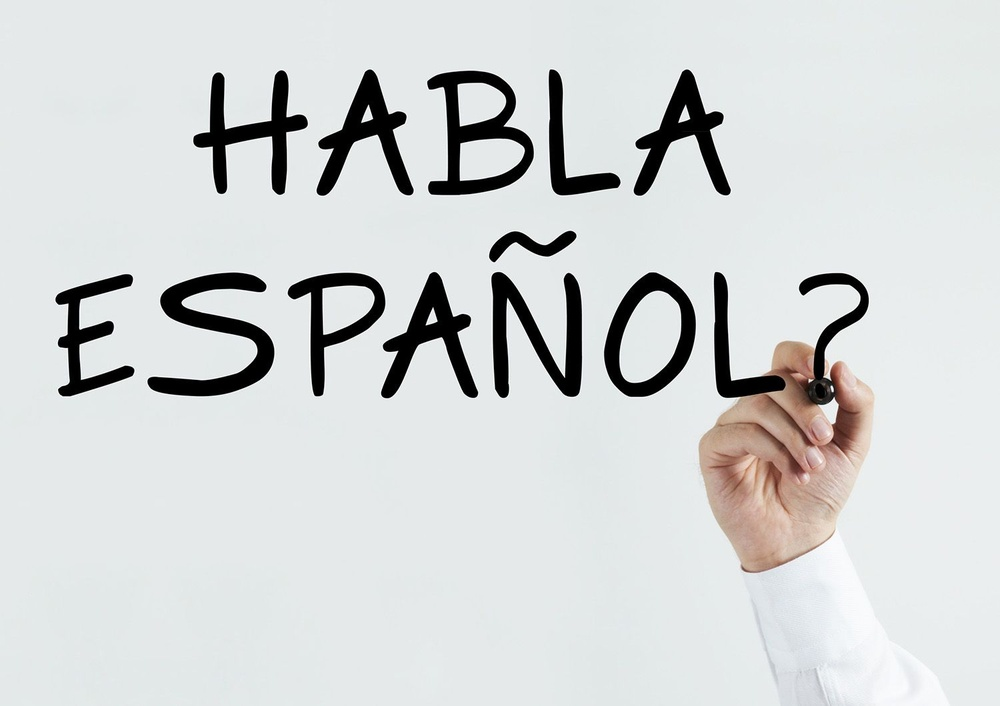
#> input picture xx.jpg, 1000 x 706 px, shrunk from 1500 x 1059 before the run, found by its file name
$ jupyter execute --allow-errors Image_Text_Translate.ipynb   (shell and % lines are left out)
#> lines starting #> are read from the running program, lines starting #| are printed output that depends on the picture
[cell 1]
import cv2
import pytesseract
from PIL import Image
from deep_translator import GoogleTranslator

# Optional: If tesseract is not in PATH (Windows)
# pytesseract.pytesseract.tesseract_cmd = r"C:\Program Files\Tesseract-OCR\tesseract.exe"

def translate_image_text(
    image_path,
    target_language="en"
):
    # Load image
#> called with image_path = '/content/xx.jpg', target_language = 'en'
    img = cv2.imread(image_path)
#> img is the input picture: shape (706, 1000, 3); mean B, G, R 213.4, 213.3, 210.6
    gray = cv2.cvtColor(img, cv2.COLOR_BGR2GRAY)
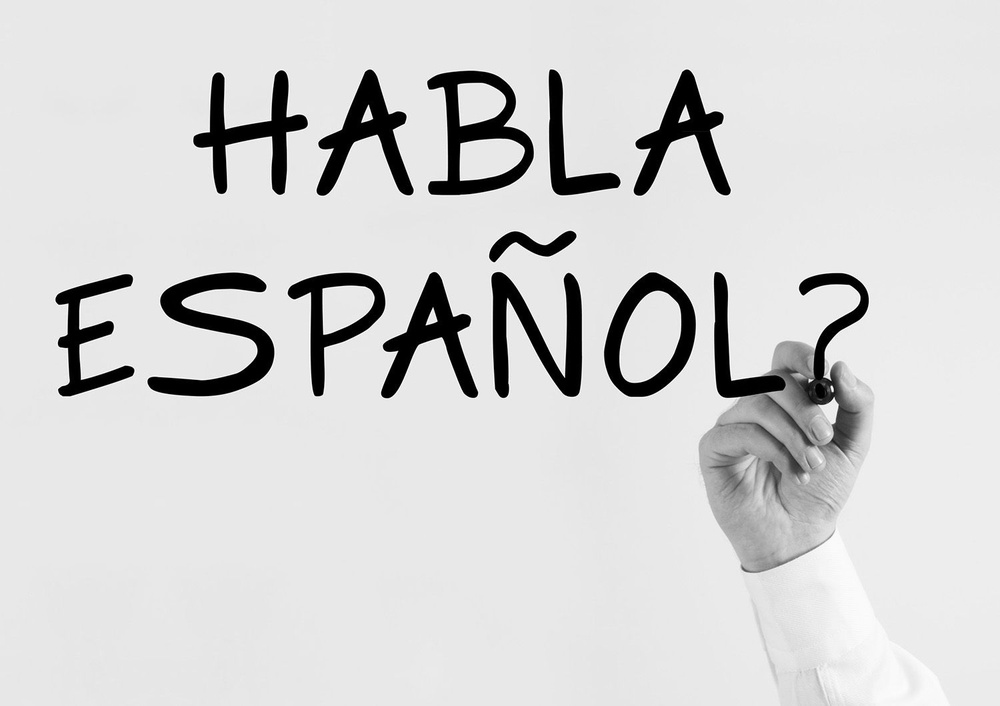
#> gray: shape (706, 1000); min 0, max 255, mean 212.5
#> the answer given: xx.jpg

    # OCR: Extract text (auto language detection)
    extracted_text = pytesseract.image_to_string(gray, lang="eng+hin+spa+fra+deu+chi_sim+ara")

    if not extracted_text.strip():
        return "No text detected."

    # Translate text
    translated_text = GoogleTranslator(
        source="auto",
        target=target_language
    ).translate(extracted_text)

    return {
        "extracted_text": extracted_text,
        "translated_text": translated_text
    }


#> (the rest of this cell did not finish here and is left out)

[cell 2]
import cv2
import pytesseract
from deep_translator import GoogleTranslator

# Optional (Windows only)
# pytesseract.pytesseract.tesseract_cmd = r"C:\Program Files\Tesseract-OCR\tesseract.exe"

# --------------------------------
# Language Options
# --------------------------------
LANGUAGES = {
    "en": "English",
    "hi": "Hindi",
    "es": "Spanish",
    "fr": "French",
    "de": "German",
    "ar": "Arabic",
    "zh-cn": "Chinese"
}

# --------------------------------
# OCR + Translation Function
# --------------------------------
def translate_image_text(image_path, target_language):
    # Load image safely
    img = cv2.imread(image_path)
    if img is None:
        return {"error": "❌ Image not found or unsupported format."}

    gray = cv2.cvtColor(img, cv2.COLOR_BGR2GRAY)

    # OCR (multiple languages)
    extracted_text = pytesseract.image_to_string(
        gray,
        lang="eng+hin+spa+fra+deu+chi_sim+ara"
    )

    if not extracted_text.strip():
        return {"error": "⚠️ No text detected in image."}

    # Translate
    translated_text = GoogleTranslator(
        source="auto",
        target=target_language
    ).translate(extracted_text)

    return {
        "extracted_text": extracted_text.strip(),
        "translated_text": translated_text.strip()
    }

# --------------------------------
# User Input
# --------------------------------
def ask_target_language():
    print("\n🌍 Choose target language:\n")
    for code, name in LANGUAGES.items():
        print(f"{code} → {name}")

    choice = input("\nEnter language code: ").strip().lower()
#> the answer given: 1
    return choice if choice in LANGUAGES else "en"

# --------------------------------
# Main
# --------------------------------
#> (the rest of this cell did not finish here and is left out)


    if "error" in result:
        print(result["error"])
    else:
        print("\n📝 --- Extracted Text ---\n")
        print(result["extracted_text"])

        print("\n🌐 --- Translated Text ---\n")
        print(result["translated_text"])


$ run again, with zz.jpg copied over xx.jpg
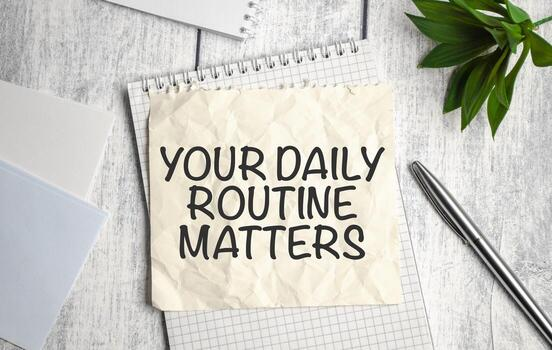
#> input picture zz.jpg, 552 x 350 px, found by its file name
#> in translate_image_text, img is the input picture: shape (350, 552, 3); mean B, G, R 192.7, 200.3, 200.6
#> in translate_image_text, `gray = cv2.cvtColor(img, cv2.COLOR_BGR2GRAY)`:
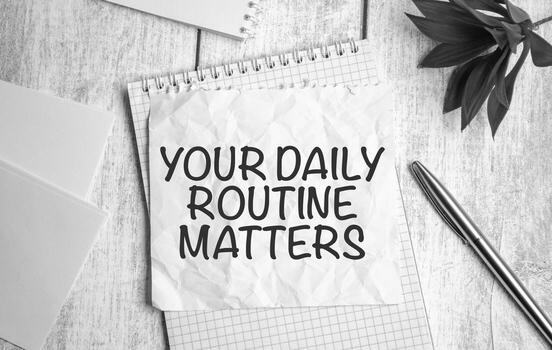
#> gray: shape (350, 552); min 0, max 255, mean 199.5
